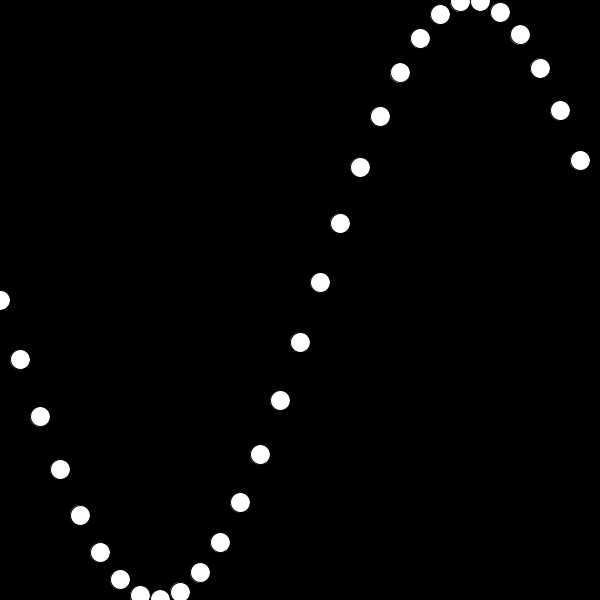
Frame 1 (no input)
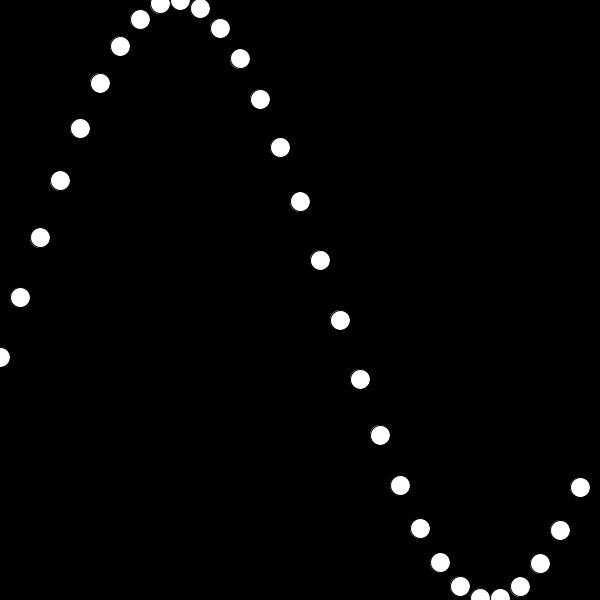
Frame 60 (the mouse pressed at the canvas centre just before this capture)
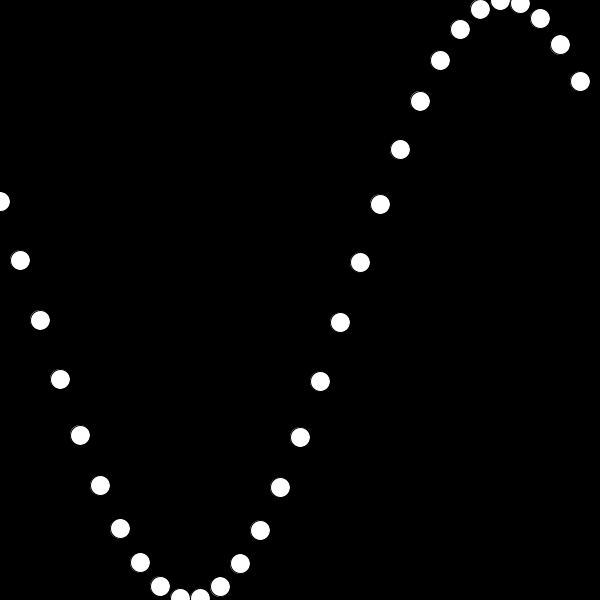
Frame 120 (the mouse held since frame 60 and released just before this capture)

The Processing sketch that drew these frames (run headless with seeded random() and noise(); from frame 60 on, the mouse is pressed at the canvas centre):

// Processing sketch: sketch_3
// ── sketch_3.pde
/* 
the program below draws three circles whose oscillation 
is slightly off from one another. 

instead of drawing the circles one by one, create a loop 
that will draw 30 circles to the canvas to create the 
wave pattern as shown in the example gif. use the iteration
variable (e.g. 'i') from your loop to adjust the beginning 
angle of each circle and space them out over the x-axis. 
finally, adjust the amplitude so that the wave goes from 
the top of the canvas to the bottom.
*/

float angle = 0.0;
float offset;
float amplitude = 300;
float speed = 0.05;
float [] yPos=new float [30];
float [] xPos=new float [30];


void setup() {
 size(600, 600);
 offset = height/2;
 for (int i=0; i< yPos.length;i++){
   yPos[i]=width/2;
   xPos[i]=0;
 }
}

void draw() {
 background(0);
 //float y1 = offset + sin(angle) * amplitude;
 //float y2 = offset + sin(angle + 0.4) * amplitude;
 //float y3 = offset + sin(angle + 0.8) * amplitude;
 //float y4 = offset + sin(angle + 1.2) * amplitude;
 for (int i=0; i< yPos.length;i++){
   yPos[i]=offset+sin(angle+0.2*i)* amplitude;
   xPos[i]=i*(width/30);
 ellipse(xPos[i], yPos[i], 20,20);}
 //ellipse(10, y1, 20, 20);
 //ellipse(30, y2, 20, 20);
 //ellipse(50, y3, 20, 20);
 // ellipse(70, y4, 20, 20);
 angle += speed;
}
